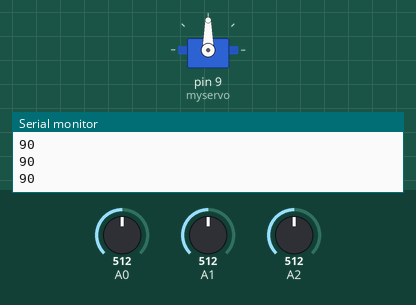
Simulated run of this sketch. Board: Arduino Uno, built with avr-gcc and run on an emulated ATmega328P. Parts: servo, the last lines printed to the serial monitor. The test bench sets the inputs (shaded band); at power-on: A0 = 512, A1 = 512, A2 = 512.

Above: at 3.2 s.
3.3 s: A0 set to 521
At 5.9 s:
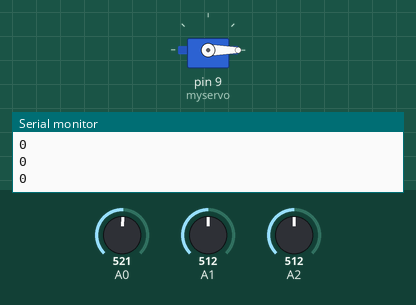
6.3 s: A1 set to 531
At 6.81 s:
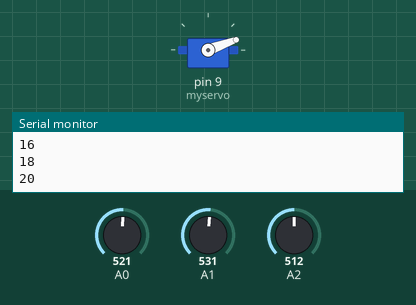
9.3 s: A2 set to 1023
12.3 s: A1 set to 511
At 12.47 s:
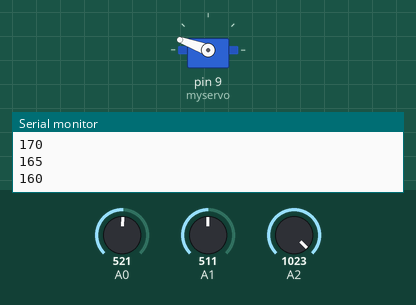
15.3 s: A1 set to 716
At 17.5 s:
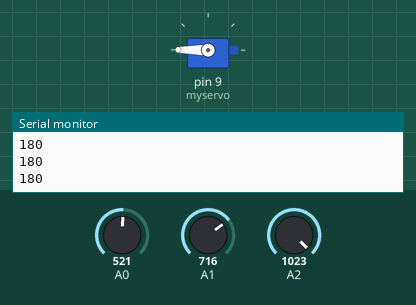
18.3 s: A1 set to 306
At 18.64 s:
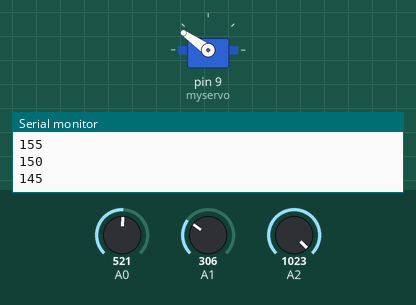
Timing chart, 0 to 21.6 s (numbered marks = the images above; inputs shaded):
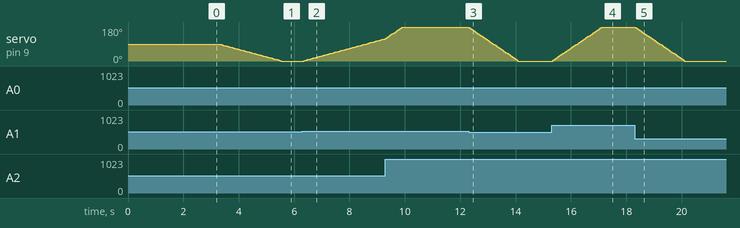

The sketch:

micro_prosjekt.ino
```cpp
#include <Servo.h>

Servo myservo;
int pos = 90;   // initial position

int tolerance = 2;

void setup()
{
  myservo.attach(9);  // attaches the servo on pin 9 to the servo object
  Serial.begin(9600);
  pinMode(A0, INPUT);
  pinMode(A1, INPUT);
  pinMode(A2, INPUT);
  myservo.write(pos);
  delay(2000); // a 2 seconds delay while we position the solar panel

}

void loop()
{
  int val1 = analogRead(A0); // read the value of sensor 1
  int val2 = analogRead(A1); // read the value of sensor 2

  int potensiometer = analogRead(A2);  // måler fra 0-1025
  potensiometer = potensiometer / 200 ; // gjør om til 0-5

  if ((abs(val1 - val2) <= tolerance) || (abs(val2 - val1) <= tolerance)) {   //do nothing if the difference between values is within the tolerance limit
  }

  else {

    if (val1 > val2)
    {
      pos =  pos - potensiometer;
    }

    if (val1 < val2)
    {
      pos = pos + potensiometer;
    }
  }

  if (pos > 180) {  // reset to 180 if it goes higher
    pos = 180;
  }
  if (pos < 0) {
    pos = 0;  // reset to 0 if it goes lower
  }

  myservo.write(pos); // write the position to servo

  Serial.println(pos);//print it
  delay(50);
}
```

Measured:
- the behaviour switches between 514 and 515 on A0 (found by bisection; images 0 and 1)
- the behaviour switches between 523 and 524 on A1 (found by bisection; images 1 and 2)
- after the input at 3.3 s, servo on pin 9 (myservo): moves from 90° to 0° over 2.2 s, starting at once
- after the input at 6.3 s, servo on pin 9 (myservo): moves from 0° to 118° over 2.9 s, starting after 0.05 s
- after the input at 12.3 s, servo on pin 9 (myservo): moves from 180° to 0° over 1.8 s, starting at once
- after the input at 15.3 s, servo on pin 9 (myservo): moves from 0° to 180° over 1.8 s, starting after 0.05 s
- after the input at 18.3 s, servo on pin 9 (myservo): moves from 180° to 0° over 1.8 s, starting at once
